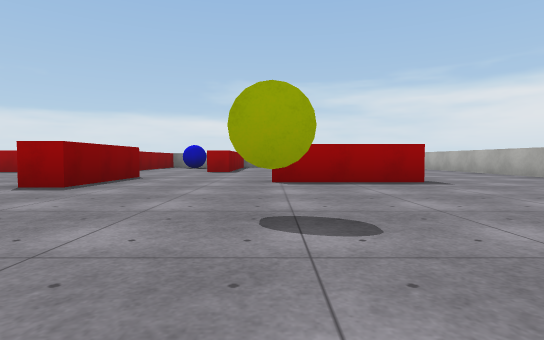
View 1 (above)

16 first-person views from a walk through a scene from a Unity 3-D project. The camera is 0.62 m above the floor, tilts 2° down and sees 80° across. The floor is counted in squares, 2 m on a side. Each view is taken from the middle of a square. On the plan, view 1 faces up. The plan holds only what a view shows up to about 9 squares ahead; the rest is blank. Surface patterns are stand-ins for the level's own textures.

View 2
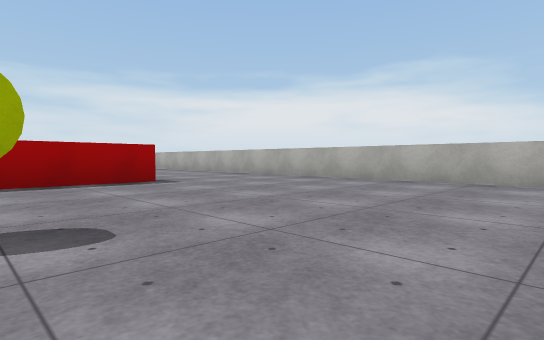

View 3
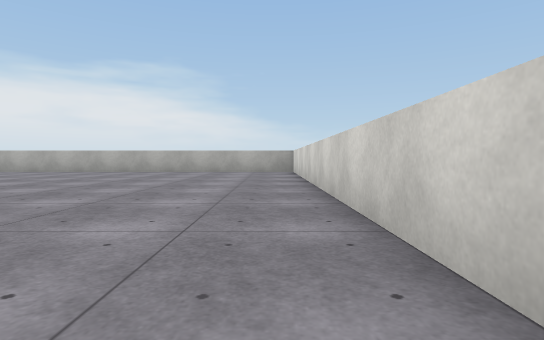

View 4
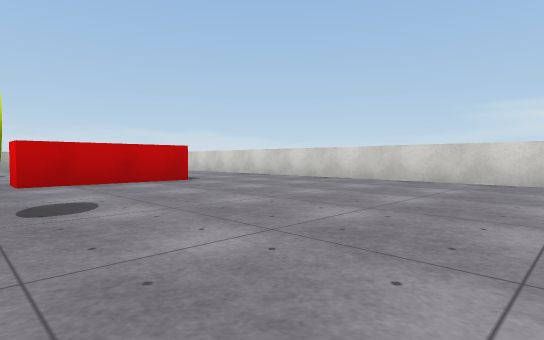

View 5
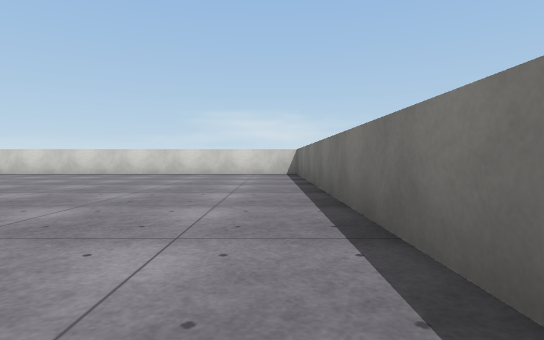

View 6
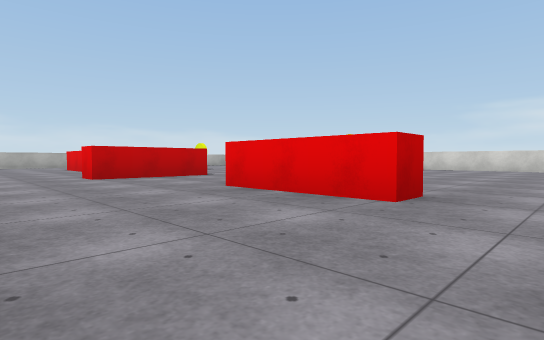

View 7
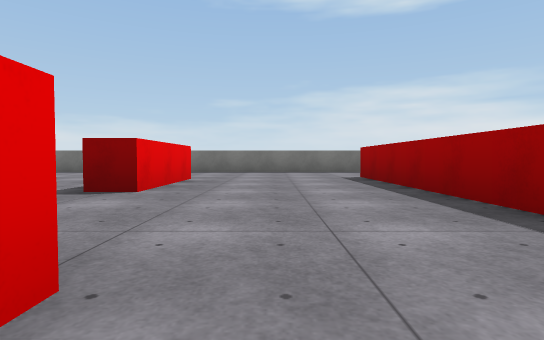

View 8
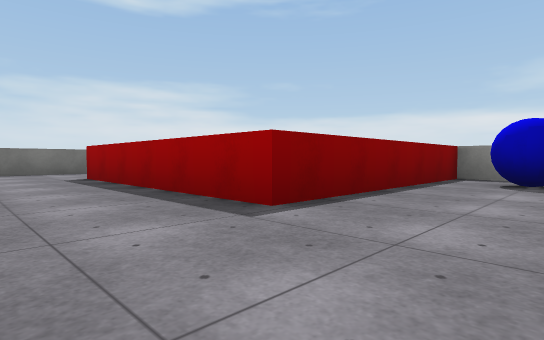

View 9
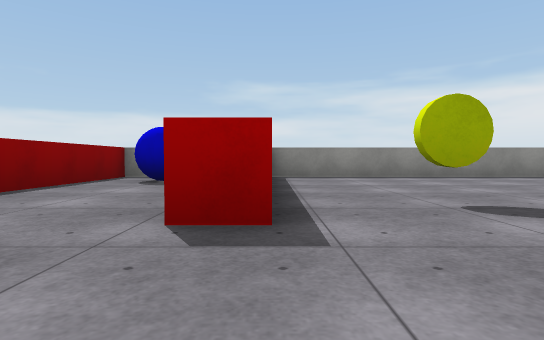

View 10
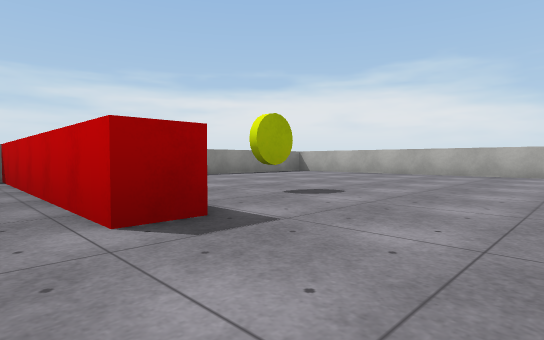

View 11
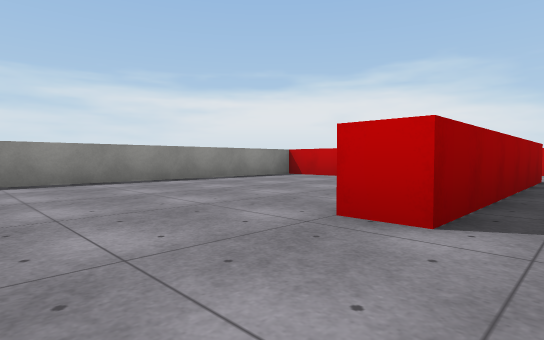

View 12
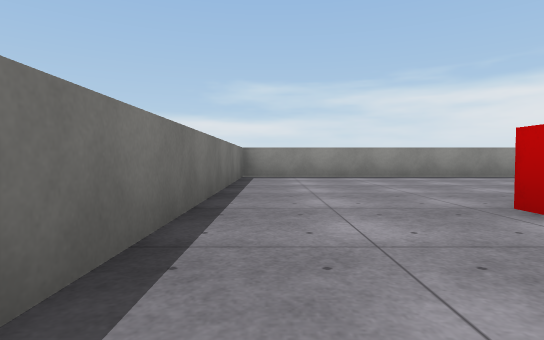

View 13
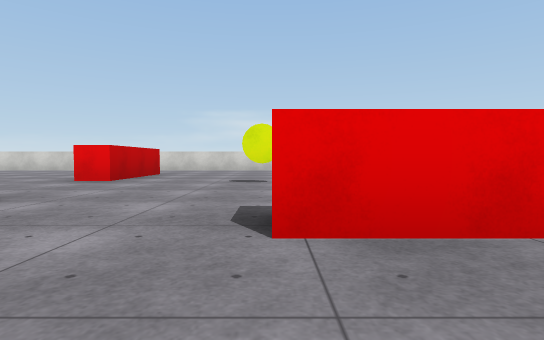

View 14
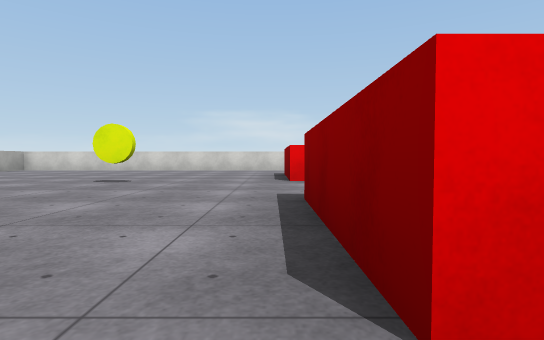

View 15
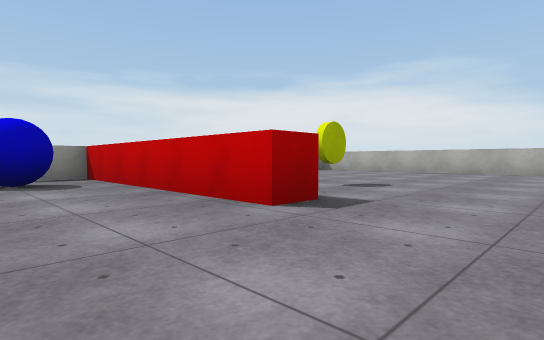

View 16
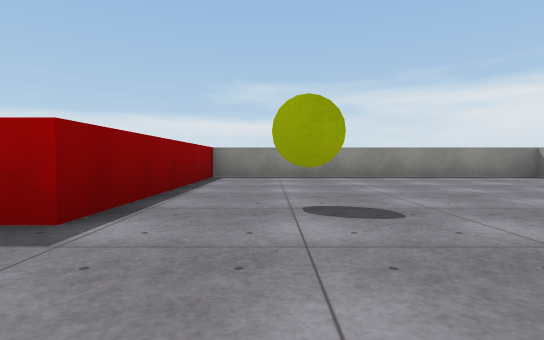

### Floor plan
Ten units are one square. View 1 is at (0, 0); x grows to the right and y downward. Boxes are objects, and circles mark ways between rooms. Rooms are numbered by the first view taken in them; rooms with no view inside come last. Other rooms are left out.
<svg viewBox="-100 -120 150 150">
<path fill="none" stroke="#000" d="M21 -42 0 -42M-28 -15 -23 -15 -23 2M-23 -45 -23 -35M-25 25 45 25 45 -45M-70 -41 -70 -47 -50 -47 -50 -42M-23 -35 -28 -35 -28 -55M-28 5 -28 -15M-35 -75 -75 -75 -75 -80M-95 -85 -95 25 -25 25M6 -47 20 -47M-28 -55 -23 -55 -23 -45M45 -45 45 -115 -10 -115 -10 -75 -15 -75 -15 -115 -35 -115 -35 -75M-40 -102 -40 -115 -95 -115 -95 -85"/>
<rect x="-5" y="-25" width="10" height="10" fill="#bbb"><title>coin</title></rect>
<rect x="-55" y="-25" width="10" height="10" fill="#bbb"><title>coin</title></rect>
<rect x="-25" y="-115" width="10" height="20" fill="#bbb"><title>blue ball</title></rect>
<rect x="-5" y="-85" width="10" height="10" fill="#bbb"><title>coin</title></rect>
<circle cx="-20" cy="-25" r="3" fill="#2a7"/>
<circle cx="-20" cy="15" r="3" fill="#2a7"/>
<circle cx="-5" cy="-40" r="3" fill="#2a7"/>
<circle cx="35" cy="-40" r="3" fill="#2a7"/>
<circle cx="-35" cy="-65" r="3" fill="#2a7"/>
<circle cx="-85" cy="-80" r="3" fill="#2a7"/>
<text x="10" y="-10">1</text>
<text x="-60" y="-30">2</text>
<text x="10" y="-80">3</text>
<text x="-70" y="-100">4</text>
</svg>
Room 1 opens to room 2. Room 1 opens to room 3. Room 2 opens to room 3. Room 2 opens to room 4.

Where each view was taken, in squares from view 1:
view 1: 0 up, 0 right, facing up
view 2: 0 up, 0 right, facing up-right
view 3: 2 down, 3 left, facing right
view 4: 2 up, 7 left, facing down-right
view 5: 4 up, 9 left, facing down
view 6: 7 up, 8 left, facing down-right
view 7: 6 up, 2 left, facing left
view 8: 6 up, 2 left, facing up-left
view 9: 6 up, 1 left, facing up
view 10: 6 up, 2 left, facing up-right
view 11: 7 up, 9 left, facing up-right
view 12: 6 up, 9 left, facing up
view 13: 6 up, 5 left, facing down
view 14: 6 up, 2 left, facing down
view 15: 6 up, 3 left, facing up-right
view 16: 6 up, 0 right, facing up
